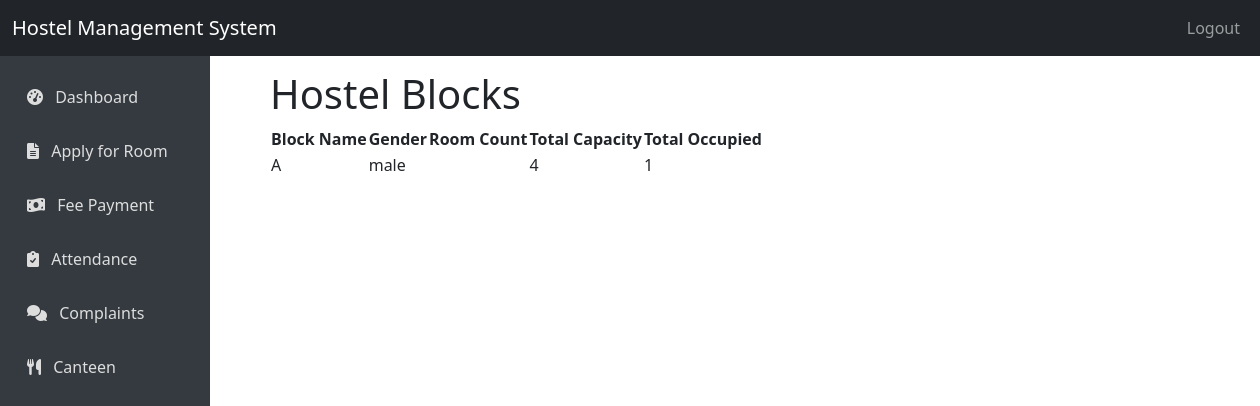
Screenshot of /admin/blocks (signed in) with the database file from the repository.
### hostel1.0/app.py (models this page shows)
class Room(db.Model):
    id = db.Column(db.Integer, primary_key=True)
    room_number = db.Column(db.String(10), unique=True, nullable=False)
    capacity = db.Column(db.Integer, nullable=False)
    occupied = db.Column(db.Integer, default=0)
    hostel_block = db.Column(db.String(10), nullable=False)
    gender = db.Column(db.String(10), nullable=False)  # 'male' or 'female'
    students = db.relationship('Student', backref='room')

### hostel1.0/app.py (the view)
@app.route('/admin/blocks')
def admin_blocks():
    blocks = db.session.query(
        Room.hostel_block,
        Room.gender,
        db.func.count(Room.id).label('total_rooms'),
        db.func.sum(Room.capacity).label('total_capacity'),
        db.func.sum(Room.occupied).label('total_occupied')
    ).group_by(Room.hostel_block, Room.gender).all()
    return render_template('admin/blocks.html', blocks=blocks)

### hostel1.0/templates/admin/blocks.html (shortened to what this page needs)
{% extends "layout.html" %}
{% block content %}
<!DOCTYPE html>
<html lang="en">
<head>
</head>
<body>
    <h1>Hostel Blocks</h1>
    <table>
        <thead>
            <tr>
                <th>Block Name</th>
                <th>Gender</th>
                <th>Room Count</th>
                <th>Total Capacity</th>
                <th>Total Occupied</th>
            </tr>
        </thead>
        <tbody>
            {% for block in blocks %}
            <tr>
                <td>{{ block.hostel_block }}</td>
                <td>{{ block.gender }}</td>
                <td>{{ block.room_count }}</td>
                <td>{{ block.total_capacity }}</td>
                <td>{{ block.total_occupied }}</td>
            </tr>
            {% endfor %}
        </tbody>
    </table>
</body>
</html>
{% endblock %}

### rows the page displays
Room: hostel_block "A", gender "male", total_capacity "4", total_occupied "1"
